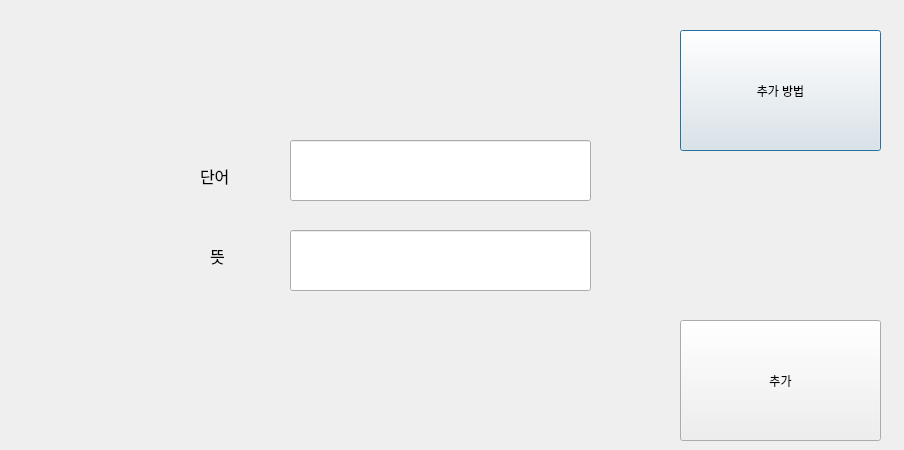
<?xml version="1.0" encoding="UTF-8"?>
<ui version="4.0">
 <class>AddWord</class>
 <widget class="QDialog" name="AddWord">
  <property name="geometry">
   <rect>
    <x>0</x>
    <y>0</y>
    <width>904</width>
    <height>450</height>
   </rect>
  </property>
  <property name="windowTitle">
   <string>단어 추가</string>
  </property>
  <widget class="QLineEdit" name="lineEdit">
   <property name="geometry">
    <rect>
     <x>290</x>
     <y>140</y>
     <width>301</width>
     <height>61</height>
    </rect>
   </property>
  </widget>
  <widget class="QLineEdit" name="lineEdit_2">
   <property name="geometry">
    <rect>
     <x>290</x>
     <y>230</y>
     <width>301</width>
     <height>61</height>
    </rect>
   </property>
  </widget>
  <widget class="QLabel" name="label">
   <property name="geometry">
    <rect>
     <x>200</x>
     <y>160</y>
     <width>71</width>
     <height>31</height>
    </rect>
   </property>
   <property name="font">
    <font>
     <family>Agency FB</family>
     <pointsize>12</pointsize>
    </font>
   </property>
   <property name="text">
    <string>단어</string>
   </property>
  </widget>
  <widget class="QLabel" name="label_2">
   <property name="geometry">
    <rect>
     <x>210</x>
     <y>240</y>
     <width>31</width>
     <height>31</height>
    </rect>
   </property>
   <property name="font">
    <font>
     <family>Agency FB</family>
     <pointsize>12</pointsize>
    </font>
   </property>
   <property name="text">
    <string>뜻</string>
   </property>
  </widget>
  <widget class="QPushButton" name="pushButton">
   <property name="geometry">
    <rect>
     <x>680</x>
     <y>30</y>
     <width>201</width>
     <height>121</height>
    </rect>
   </property>
   <property name="text">
    <string>추가 방법</string>
   </property>
  </widget>
  <widget class="QPushButton" name="pushButton_2">
   <property name="geometry">
    <rect>
     <x>680</x>
     <y>320</y>
     <width>201</width>
     <height>121</height>
    </rect>
   </property>
   <property name="text">
    <string>추가</string>
   </property>
  </widget>
 </widget>
 <resources/>
 <connections/>
</ui>
